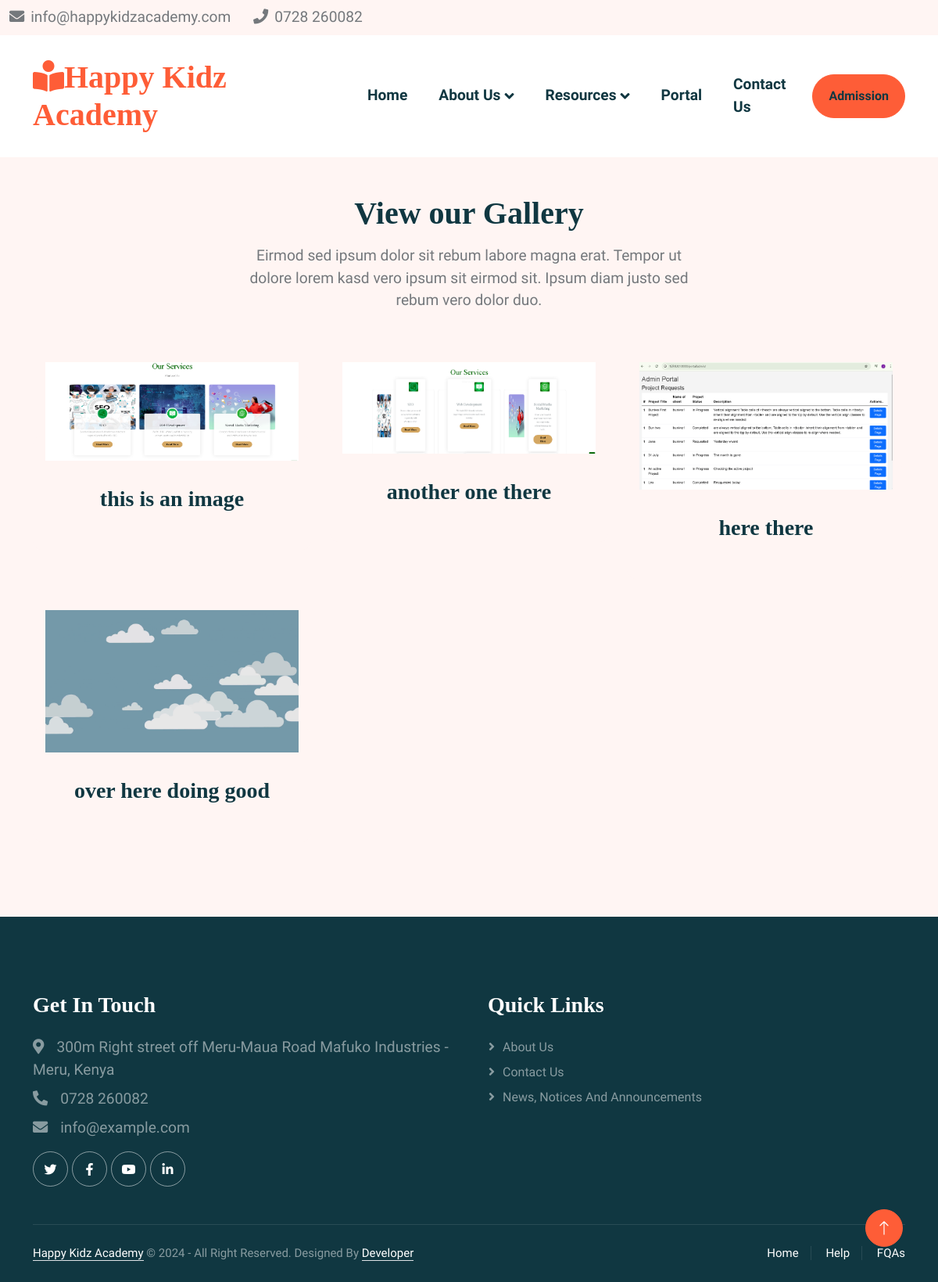
The page /gallery on the database its author committed.
### main/models.py (models this page shows, shortened)
class Gallery(models.Model):
    title = models.CharField(max_length=200)
    image = models.ImageField(upload_to='gallery')
    class Meta:
        verbose_name_plural = 'Gallery (images)'

### main/views.py (the view)
# urls.py: path('gallery', gallery, name='gallery'),
def gallery(request):
    gallery = Gallery.objects.all()
    return render(request, 'main/gallery.html', {'gallery':gallery})

### main/templates/main/gallery.html (shortened to what this page needs)
{% extends 'main/base.html' %}
{% load static %}
{% block content %}
    <div class="container-xxl py-5">
        <div class="container">
            <div class="text-center mx-auto mb-5 wow fadeInUp" data-wow-delay="0.1s" style="max-width: 600px;">
                <h1 class="mb-3">View our Gallery</h1>
                <p>Eirmod sed ipsum dolor sit rebum labore magna erat. Tempor ut dolore lorem kasd vero ipsum sit eirmod sit. Ipsum diam justo sed rebum vero dolor duo.</p>
            </div>
            <div class="row g-4">
                {% for images in gallery %}
                <div class="col-lg-4 col-md-6 wow fadeInUp" data-wow-delay="0.1s">
                    <div class="classes-item">
                        <div class="bg-light w-90 mx-auto p-3">
                            <img class="img-fluid" src="{{images.image.url}}" alt="">
                        </div>
                        <div class="bg-light rounded p-4 pt-5 mt-n5">
                            <a class="d-block text-center h3 mt-3 mb-4" href="">{{images.title}}</a>
                        </div>
                    </div>
                </div>
                {% endfor %}
            </div>
        </div>
    </div>
{% endblock %}

### main/templates/main/base.html (shortened to what this page needs)
{% load static %}
<!DOCTYPE html>
<html lang="en">
<head>
    <link href="https://cdnjs.cloudflare.com/ajax/libs/font-awesome/5.10.0/css/all.min.css" rel="stylesheet">
    <link href="https://cdn.jsdelivr.net/npm/bootstrap-icons@1.4.1/font/bootstrap-icons.css" rel="stylesheet">
    <link href="{% static 'lib/animate/animate.min.css' %}" rel="stylesheet">
    <link href="{% static 'lib/owlcarousel/assets/owl.carousel.min.css' %}" rel="stylesheet">
    <link href="{% static 'css/bootstrap.min.css' %}" rel="stylesheet">
    <link href="{% static 'css/style.css' %}" rel="stylesheet">
</head>
<body>
        <div class="contact-bar bg-light py-2" id="contactBar">
            <div class="container-fluid d-flex justify-content-between">
                <div>
                    <i class="fa fa-envelope me-2"></i>info@happykidzacademy.com
                    <i class="fa fa-phone ms-4 me-2"></i>0728 260082
                </div>
            </div>
        </div>
        <nav class="navbar navbar-expand-lg bg-white navbar-light sticky-top">
            <div class="container-fluid">
                <a href="index.html" class="logos">
                    <h1 class="m-0 text-primary">
                        <i class="fa fa-book-reader"></i>Happy Kidz Academy
                    </h1>
                </a>
                <div class="collapse navbar-collapse" id="navbarCollapse">
                    <div class="navbar-nav mx-auto">
                        <a href="{% url 'home' %}" class="nav-item nav-link">Home</a>
                        <div class="nav-item dropdown">
                            <a href="#" class="nav-link dropdown-toggle" data-bs-toggle="dropdown">About Us</a>
                        </div>
                        <div class="nav-item dropdown">
                            <a href="#" class="nav-link dropdown-toggle" data-bs-toggle="dropdown">Resources</a>
                        </div>
                        <a href="{% url 'log_in' %}" class="nav-item nav-link">Portal</a>
                        <a href="{% url 'contact_us' %}" class="nav-item nav-link">Contact Us</a>
                        <a href="" class="btn btn-primary rounded-pill nav-item nav-link">Admission</a>
                    </div>
                </div>
            </div>
        </nav>
        {% block content %}
        {% endblock %}
        <div class="container-fluid bg-dark text-white-50 footer pt-5 mt-5 wow fadeIn" data-wow-delay="0.1s">
            <div class="container py-5">
                <div class="row g-5">
                    <div class="col-lg-6 col-md-6">
                        <h3 class="text-white mb-4">Get In Touch</h3>
                        <p class="mb-2"><i class="fa fa-map-marker-alt me-3"></i>300m Right street off Meru-Maua Road Mafuko Industries - Meru, Kenya</p>
                        <p class="mb-2"><i class="fa fa-phone-alt me-3"></i>0728 260082</p>
                        <p class="mb-2"><i class="fa fa-envelope me-3"></i>info@example.com</p>
                        <div class="d-flex pt-2">
                            <a class="btn btn-outline-light btn-social" href=""><i class="fab fa-twitter"></i></a>
                            <a class="btn btn-outline-light btn-social" href="https://www.facebook.com/share/qycatvBG9eEpZBRW/?mibextid=qi2Omg"><i class="fab fa-facebook-f"></i></a>
                            <a class="btn btn-outline-light btn-social" href=""><i class="fab fa-youtube"></i></a>
                            <a class="btn btn-outline-light btn-social" href=""><i class="fab fa-linkedin-in"></i></a>
                        </div>
                    </div>
                    <div class="col-lg-6 col-md-6">
                        <h3 class="text-white mb-4">Quick Links</h3>
                        <a class="btn btn-link text-white-50" href="">About Us</a>
                        <a class="btn btn-link text-white-50" href="">Contact Us</a>
                        <a class="btn btn-link text-white-50" href="">News, Notices and Announcements</a>
                    </div>
                </div>
            </div>
            <div class="container">
                <div class="copyright">
                    <div class="row">
                        <div class="col-md-6 text-center text-md-start mb-3 mb-md-0">
                            <a class="border-bottom" href="#">Happy Kidz Academy</a> &copy; 2024 - All Right Reserved.
							Designed By <a class="border-bottom" href="">Developer</a>
                        </div>
                        <div class="col-md-6 text-center text-md-end">
                            <div class="footer-menu">
                                <a href="">Home</a>
                                <a href="">Help</a>
                                <a href="">FQAs</a>
                            </div>
                        </div>
                    </div>
                </div>
            </div>
        </div>
        <a href="#" class="btn btn-lg btn-primary btn-lg-square back-to-top"><i class="bi bi-arrow-up"></i></a>
</body>
</html>

### static/css/style.css (style rules this page uses)
:root { --primary: #FE5D37; --light: #FFF5F3; --dark: #103741; }
body { font-size: 1.2rem; }
.back-to-top { position: fixed; display: none; right: 45px; bottom: 45px; z-index: 99; }
.btn { font-weight: 500; transition: .5s; }
.btn.btn-primary { color: #FFFFFF; }
.btn-lg-square { width: 48px; height: 48px; }
.btn-square, .btn-sm-square, .btn-lg-square { padding: 0; display: flex; align-items: center; justify-content: center; font-weight: normal; border-radius: 50px; }
h1, h2, h3, h4, .h1, .h2, .h3, .h4, .display-1, .display-2, .display-3, .display-4, .display-5, .display-6 { font-family: 'san-seriff', cursive; font-weight: 700; }
.navbar { padding: 30px; }
.navbar-nav { align-items: center; }
.navbar .navbar-nav .nav-link { padding: 15px 20px; color: var(--dark); font-weight: 900; outline: none; }
.navbar.sticky-top { top: -100px; transition: .5s; }
.navbar .dropdown-toggle::after { border: none; content: "\f107"; font-family: "Font Awesome 5 Free"; font-weight: 900; vertical-align: middle; margin-left: 5px; transition: .5s; }
.footer .btn.btn-social { margin-right: 5px; width: 45px; height: 45px; display: flex; align-items: center; justify-content: center; color: #FFFFFF; border: 1px solid rgba(255,255,255,0.5); border-radius: 45px; transition: .3s; }
.footer .btn.btn-link { display: block; margin-bottom: 5px; padding: 0; text-align: left; font-size: 16px; font-weight: normal; text-transform: capitalize; transition: .3s; }
.footer .btn.btn-link::before { position: relative; content: "\f105"; font-family: "Font Awesome 5 Free"; font-weight: 900; margin-right: 10px; }
.footer .copyright { padding: 25px 0; font-size: 15px; border-top: 1px solid rgba(256, 256, 256, .1); }
.footer .copyright a { color: #FFFFFF; }
.footer .footer-menu a { margin-right: 15px; padding-right: 15px; border-right: 1px solid rgba(255, 255, 255, .1); }
.footer .footer-menu a:last-child { margin-right: 0; padding-right: 0; border-right: none; }

### rows shown on the page
Gallery: image (picture), title "this is an image"
Gallery: image (picture), title "another one there"
Gallery: image (picture), title "here there"
Gallery: image (picture), title "over here doing good"
